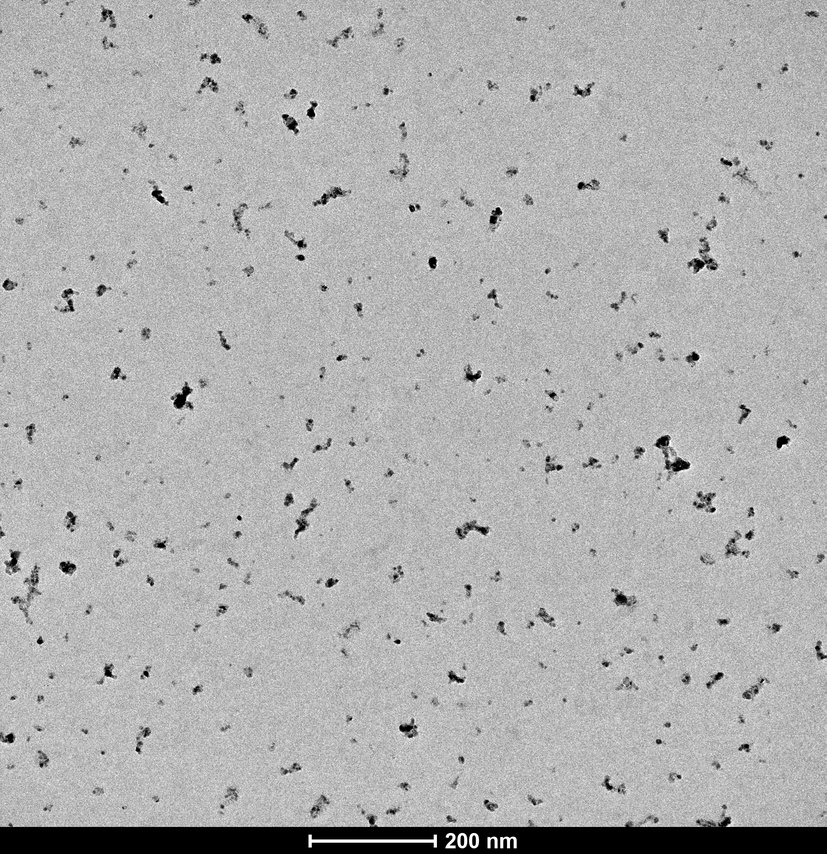
#> input picture sample_image_1.jpg, 827 x 854 px, shrunk from 2048 x 2115 before the run
$ python -i scale_bar.py   (imports and definitions only)
#> lines starting #> are read from the running program, lines starting #| are printed output that depends on the picture; after the words box and inside, x2 and y2 are one past the last pixel; in counts of white or black regions, pixels touching at a corner belong together
#> in detect_scale_bar, img is the input picture: shape (854, 827); min 0, max 255, mean 175.8
"""
Scale Bar Detection and OCR for Microscopy Images
==================================================

This module handles automatic detection and measurement of scale bars
in electron microscopy (SEM/TEM) images, plus OCR of the associated text labels.

Architecture:
-------------
1. Geometric detection (fast, robust, microscope-agnostic)
   - Locates the scale bar using shape analysis
   - Returns bar width in pixels + bounding box + mask

2. OCR text recognition (optional, enhances automation)
   - Reads "50 nm", "0.2 µm", etc. from the image
   - Converts units to nanometers automatically
   - Falls back to CLI parameter or filename if OCR fails

Key Design Decisions:
---------------------
- Geometry-first approach: works even without OCR backends
- Multi-polarity thresholding: handles both dark-on-light and light-on-dark bars
- Hough line fallback: catches thin "hairline" bars missed by blob detection
- Wide OCR search: looks in multiple regions (corners, full bottom strip)
- Filename parsing fallback: extracts scale from filenames like "sample_200nm.tif"
"""

import cv2
import numpy as np
from typing import Tuple, Optional
import os
import re

# Try to import OCR utilities (graceful degradation if unavailable)
try:
    from .ocr import ocr_read_number, parse_scale_text
except Exception:
    # Fallback stubs if OCR module isn't available
    # [5 lines left out: function ocr_read_number, not called in this run]

    def parse_scale_text(text: str):
        """Stub: OCR unavailable, returns None."""
        return None


# =============================================================================
# Helper Functions for Scale Bar Geometry Detection
# =============================================================================


def _bottom_band_roi(
    image: np.ndarray, frac: float = 0.25
) -> Tuple[np.ndarray, Tuple[int, int, int, int]]:
    """
    Extract bottom region of image where scale bars typically appear.

    Motivation:
    -----------
    Scale bars are almost always in the bottom portion of microscopy images.
    By restricting our search to this region, we:
    - Reduce false positives (fewer non-bar objects to consider)
    - Speed up processing (smaller region to analyze)
    - Improve robustness (avoid confusing particles/features as bars)

    Parameters
    ----------
    image : np.ndarray
        Grayscale input image (H x W)
    frac : float, default=0.25
        Fraction of image height to keep from bottom
        (0.25 = bottom 25% of image)

    Returns
    -------
    roi : np.ndarray
        Cropped bottom band (smaller height x same width)
    roi_box : (x, y, w, h)
        Bounding box of ROI in original image coordinates
        x=0, y=top_of_bottom_band, w=full_width, h=band_height

    Example
    -------
    For a 1000x800 image with frac=0.25:
    - Returns roi of shape (200 x 800)  [bottom 200 rows]
    - roi_box = (0, 800, 800, 200)
    """
#> called with frac = 0.25
    h, w = image.shape[:2]

    # Clamp fraction to sensible range (5% to 50% of image)
    frac = max(0.05, min(frac, 0.5))

    # Calculate starting row for bottom band
    y0 = int(h * (1.0 - frac))

    # Extract bottom rows
    roi = image[y0:h, 0:w]
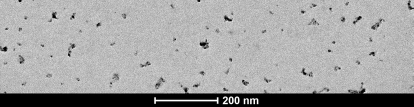
#> roi: shape (214, 827) (shown at 1/2 size); min 0, max 255, mean 161.3

    return roi, (0, y0, w, h - y0)


def _threshold_and_candidates(roi_gray: np.ndarray):
    """
    Generate candidate contours by thresholding in both polarities.

    Why both polarities?
    --------------------
    Different microscope manufacturers use different rendering:
    - Some: BLACK bar on LIGHT background (Otsu on original)
    - Others: WHITE bar on DARK background (Otsu on inverted)

    By trying both, we handle all cases without prior knowledge.

    Parameters
    ----------
    roi_gray : np.ndarray
        Grayscale region of interest (bottom band)

    Returns
    -------
    results : list of (binary_mask, contours)
        Two entries: [normal_polarity, inverted_polarity]
        Each entry contains:
        - binary_mask: thresholded image (uint8)
        - contours: list of detected contour arrays

    Algorithm
    ---------
    For each polarity:
    1. Apply Otsu's threshold (automatic optimal threshold selection)
    2. Morphological opening (remove salt-and-pepper noise)
    3. Find external contours (bar is an outer object)
    """
    results = []

    # Try both polarities: normal and inverted
    for invert in (False, True):
        # Invert image for second iteration
        g = roi_gray if not invert else (255 - roi_gray)

        # Otsu threshold: automatically determines optimal threshold value
        # Separates foreground (potential bars) from background
        _, bw = cv2.threshold(g, 0, 255, cv2.THRESH_BINARY + cv2.THRESH_OTSU)

        # Morphological opening: erosion followed by dilation
        # Removes small noise specks while preserving large structures (bars)
        kernel = cv2.getStructuringElement(cv2.MORPH_RECT, (3, 3))
        bw = cv2.morphologyEx(bw, cv2.MORPH_OPEN, kernel, iterations=1)

        # Find contours (boundaries of white regions)
        # RETR_EXTERNAL: only outermost contours (ignores holes)
        # CHAIN_APPROX_SIMPLE: compress contour representation
        contours, _ = cv2.findContours(bw, cv2.RETR_EXTERNAL, cv2.CHAIN_APPROX_SIMPLE)

        results.append((bw, contours))

    return results


def _score_bar_candidate(
    w: int,  # Width of bounding box
    h: int,  # Height of bounding box
    y_center: float,  # Vertical center position
    roi_h: int,  # ROI height (for normalization)
    solidity: float,  # Convexity measure (area / hull_area)
    extent: float,  # Rectangularity (area / bbox_area)
    dist_edge: float,  # Distance to nearest edge
) -> float:
    """
    Score a candidate blob based on how "scale-bar-like" it is.

    Scoring Intuition:
    ------------------
    Scale bars have distinctive geometric properties:
    1. HIGH aspect ratio (long and thin, typically 10:1 or more)
    2. HIGH solidity (solid shape, no internal holes)
    3. HIGH extent (fills its bounding box, rectangle-like)
    4. BOTTOM position (near bottom edge of ROI)
    5. CORNER/EDGE proximity (often hugs bottom-left or bottom-right)

    Parameters
    ----------
    w, h : int
        Bounding box dimensions in pixels
    y_center : float
        Vertical center of blob within ROI
    roi_h : int
        Total ROI height (for normalizing vertical position)
    solidity : float in [0, 1]
        Area / ConvexHullArea (1.0 = perfectly convex)
    extent : float in [0, 1]
        Area / BoundingBoxArea (1.0 = perfect rectangle)
    dist_edge : float
        Minimum distance to any edge (in pixels)

    Returns
    -------
    score : float
        Weighted composite score (higher = more bar-like)
        Range: approximately [0, 1]

    Weights
    -------
    45% - Aspect ratio (dominant feature)
    20% - Solidity (second most important)
    15% - Extent (rectangular shape)
    10% - Vertical position (prefer bottom)
    10% - Edge proximity (prefer corners)
    """

    # Aspect ratio: width / height (avoid division by zero)
    aspect = w / max(h, 1)

    # Ideal vertical position: ~90% down in ROI (near bottom)
    # Score decreases linearly as distance from 0.9 increases
    near_bottom = 1.0 - abs((y_center / max(roi_h, 1)) - 0.9)

    # Composite weighted score
    score = (
        0.45 * min(aspect / 12.0, 1.0)  # Saturate at aspect ratio 12
        + 0.20 * min(solidity, 1.0)  # Already normalized [0, 1]
        + 0.15 * min(extent / 0.85, 1.0)  # Target extent ~0.85
        + 0.10 * near_bottom  # Prefer bottom positions
        + 0.10 * (1.0 - min(dist_edge / 30.0, 1.0))  # Prefer within 30px of edge
    )

    return float(score)


def _mask_from_bbox(
    shape: Tuple[int, int], bbox: Tuple[int, int, int, int], pad: int = 2
) -> np.ndarray:
    """
    Create binary mask covering scale bar region (for exclusion from analysis).

    Purpose:
    --------
    After detecting the scale bar, we must EXCLUDE it from particle analysis.
    Otherwise, the bar itself would be counted as a giant "particle"!

    This function creates a binary mask that can be applied to zero-out
    the scale bar region during segmentation.

    Parameters
    ----------
    shape : (H, W)
        Full image dimensions
    bbox : (x, y, w, h)
        Scale bar bounding box in full-image coordinates
    pad : int, default=2
        Padding around bbox (ensures we mask adjacent text too)

    Returns
    -------
    mask : np.ndarray, shape=(H, W), dtype=uint8
        Binary mask: 0 everywhere, 255 in bar region

    Example
    -------
    >>> mask = _mask_from_bbox((1000, 800), (50, 950, 200, 10), pad=5)
    >>> # Mask is 255 in rectangle (45, 945) to (255, 965)
    >>> # Can be used: binary_image[mask > 0] = False
    """
    H, W = shape[:2]
    x, y, w, h = bbox

    # Apply padding (with boundary clipping)
    x0 = max(x - pad, 0)
    y0 = max(y - pad, 0)
    x1 = min(x + w + pad, W)
    y1 = min(y + h + pad, H)

    # Create blank mask
    mask = np.zeros((H, W), dtype=np.uint8)

    # Fill bar region with 255
    mask[y0:y1, x0:x1] = 255

    return mask


# =============================================================================
# Main Detection Functions
# =============================================================================
# def _detect_text_region(
#     image: np.ndarray, bar_bbox: Tuple[int, int, int, int]
# ) -> Optional[Tuple[int, int, int, int]]:
#     """
#     Detect text region near the scale bar.

#     Returns bbox (x, y, w, h) of text region, or None if not found.
#     """
#     x, y, w, h = bar_bbox
#     H, W = image.shape[:2]

#     # Search region: area to the right and below the bar
#     search_x1 = max(0, x - 50)
#     search_x2 = min(W, x + w + 200)
#     search_y1 = max(0, y - 30)
#     search_y2 = min(H, y + h + 50)

#     search_roi = image[search_y1:search_y2, search_x1:search_x2]

#     # Threshold to find text (usually darker than background)
#     _, binary = cv2.threshold(
#         search_roi, 0, 255, cv2.THRESH_BINARY_INV + cv2.THRESH_OTSU
#     )

#     # Find contours of potential text
#     contours, _ = cv2.findContours(binary, cv2.RETR_EXTERNAL, cv2.CHAIN_APPROX_SIMPLE)

#     text_boxes = []
#     for cnt in contours:
#         tx, ty, tw, th = cv2.boundingRect(cnt)
#         aspect = tw / max(th, 1)

#         # Text has moderate aspect ratio (not too wide like bar)
#         if 0.3 < aspect < 5.0 and tw > 5 and th > 5:
#             # Convert to full image coordinates
#             full_x = search_x1 + tx
#             full_y = search_y1 + ty
#             text_boxes.append((full_x, full_y, tw, th))

#     if text_boxes:
#         # Merge all text boxes into one region
#         min_x = min(box[0] for box in text_boxes)
#         min_y = min(box[1] for box in text_boxes)
#         max_x = max(box[0] + box[2] for box in text_boxes)
#         max_y = max(box[1] + box[3] for box in text_boxes)

#         return (min_x, min_y, max_x - min_x, max_y - min_y)

#     return None


def _detect_text_near_bar(
    image: np.ndarray, bar_bbox: Tuple[int, int, int, int]
) -> Optional[Tuple[int, int, int, int]]:
    """
    Detect text region near scale bar.

    Returns:
        (x, y, w, h) bounding box of text, or None
    """
    x, y, w, h = bar_bbox
    H, W = image.shape[:2]

    # Search region: expand around bar
    search_x1 = max(0, x - 100)
    search_x2 = min(W, x + w + 150)
    search_y1 = max(0, y - 50)
    search_y2 = min(H, y + h + 50)

    roi = image[search_y1:search_y2, search_x1:search_x2]

    # Threshold to find dark text
    _, binary = cv2.threshold(roi, 0, 255, cv2.THRESH_BINARY_INV + cv2.THRESH_OTSU)

    # Find contours
    contours, _ = cv2.findContours(binary, cv2.RETR_EXTERNAL, cv2.CHAIN_APPROX_SIMPLE)

    text_candidates = []
    for cnt in contours:
        cx, cy, cw, ch = cv2.boundingRect(cnt)
        aspect = cw / max(ch, 1)

        # Text has moderate aspect ratio (not long like bar)
        if 0.2 < aspect < 8.0 and cw > 8 and ch > 8 and cw < w * 2:
            # Convert to full image coordinates
            full_x = search_x1 + cx
            full_y = search_y1 + cy
            text_candidates.append((full_x, full_y, cw, ch))

    if text_candidates:
        # Merge all text boxes
        min_x = min(box[0] for box in text_candidates)
        min_y = min(box[1] for box in text_candidates)
        max_x = max(box[0] + box[2] for box in text_candidates)
        max_y = max(box[1] + box[3] for box in text_candidates)

        return (min_x, min_y, max_x - min_x, max_y - min_y)

    return None


def detect_scale_bar(
    image_path: str,
    save_debug: bool = True,
    debug_dir: str = "outputs/figures",
) -> Tuple[int, Tuple[int, int, int, int], np.ndarray, np.ndarray]:
    """
    Detect scale bar using hybrid geometry + Hough line approach.

    Detection Pipeline:
    -------------------
    1. Extract bottom-band ROI (where bars live)
    2. Threshold in both polarities (dark bar / light bar)
    3. Evaluate each blob using geometric scoring
    4. Keep highest-scoring candidate
    5. If no candidate found, fall back to Hough line detection
    6. Return bar width (pixels), bbox, mask, visualization

    Robustness Features:
    --------------------
    - Handles both dark-on-light and light-on-dark bars
    - Handles thick "blob" bars and thin "hairline" bars
    - Microscope-agnostic (no assumptions about specific formats)
    - Debug visualizations for troubleshooting

    Parameters
    ----------
    image_path : str
        Path to grayscale or color microscopy image
    save_debug : bool, default=True
        If True, save annotated images showing detection results
    debug_dir : str, default="outputs/figures"
        Folder for debug output images

    Returns
    -------
    width_px : int
        Detected scale bar length in pixels (width of bbox)
    bar_bbox : (x, y, w, h)
        Bounding box in full-image coordinates
    bar_mask : np.ndarray
        Binary mask (255 inside bar region, 0 elsewhere)
    roi_vis : np.ndarray
        BGR visualization of ROI with detected bar highlighted

    Raises
    ------
    ValueError
        If image cannot be read or no scale bar detected
    """

    # Step 0: Load image in grayscale
    img = cv2.imread(image_path, cv2.IMREAD_GRAYSCALE)
    if img is None:
        raise ValueError(f"Failed to read image: {image_path}")

    # Step 1: Extract bottom-band ROI (reduce search space)
    roi, (rx, ry, rw, rh) = _bottom_band_roi(img, frac=0.25)
#> rx = 0; ry = 640; rw = 827; rh = 214

    # Step 2: Generate and score candidate blobs
    best = None  # Will hold: (score, width_px, bbox_full, bar_mask, roi_vis)

    for bw, contours in _threshold_and_candidates(roi):
        for cnt in contours:
            if len(cnt) < 5:
                continue

            x, y, cw, ch = cv2.boundingRect(cnt)

            if ch < 1 or cw < 10:
                continue

            aspect = cw / max(ch, 1)
            if aspect < 5.0:
                continue

            # CRITICAL: Reject candidates that are too large (entire black strips)
            # Scale bar should be thin - reject if height is too large
            if ch > min(50, rh * 0.2):  # Max 50 pixels OR 20% of ROI height
                continue

            # Also reject if the bar is suspiciously wide (covers most of bottom)
            if cw > rw * 0.7:  # Wider than 70% of image width
                continue

            area = cv2.contourArea(cnt)
            rect_area = cw * ch
            extent = area / max(rect_area, 1)

            hull = cv2.convexHull(cnt)
            hull_area = cv2.contourArea(hull)
            solidity = area / max(hull_area, 1)

            dist_edge = min(x, y, rw - (x + cw), rh - (y + ch))

            score = _score_bar_candidate(
                w=cw,
                h=ch,
                y_center=y + ch / 2.0,
                roi_h=rh,
                solidity=solidity,
                extent=extent,
                dist_edge=dist_edge,
            )

            bbox_full = (x + rx, y + ry, cw, ch)
            bar_mask = _mask_from_bbox(img.shape, bbox_full, pad=2)

            if (
                (best is None)
                or (score > best[0])
                or (score == best[0] and cw > best[1])
            ):
                roi_vis = cv2.cvtColor(roi.copy(), cv2.COLOR_GRAY2BGR)
                cv2.rectangle(roi_vis, (x, y), (x + cw, y + ch), (0, 255, 255), 2)
                best = (score, cw, bbox_full, bar_mask, roi_vis)
#> this loop made 2 passes
#> after the loop, best = 5 items

    # Step 3: Fallback to Hough line detection for thin bars
    if best is None:
        edges = cv2.Canny(roi, 50, 150, apertureSize=3)
        lines = cv2.HoughLinesP(
            edges,
            rho=1,
            theta=np.pi / 180,
            threshold=60,
            minLineLength=max(roi.shape[1] // 8, 10),
            maxLineGap=10,
        )

        if lines is not None and len(lines) > 0:
            best_len = 0
            best_bbox = None

            for x1, y1, x2, y2 in lines[:, 0, :]:
                length = int(np.hypot(x2 - x1, y2 - y1))

                if length > best_len and abs(y2 - y1) <= 3:
                    best_len = length
                    x = min(x1, x2)
                    y = min(y1, y2)
                    best_bbox = (x + rx, y + ry, max(1, best_len), 3)

            if best_bbox is not None:
                width_px = int(best_bbox[2])
                bar_mask = _mask_from_bbox(img.shape, best_bbox, pad=2)

                roi_vis = cv2.cvtColor(roi.copy(), cv2.COLOR_GRAY2BGR)
                cv2.rectangle(
                    roi_vis,
                    (best_bbox[0] - rx, best_bbox[1] - ry),
                    (
                        best_bbox[0] - rx + best_bbox[2],
                        best_bbox[1] - ry + best_bbox[3],
                    ),
                    (0, 255, 0),
                    2,
                )

                if save_debug:
                    os.makedirs(debug_dir, exist_ok=True)
                    cv2.imwrite(f"{debug_dir}/scale_candidates_hough.png", roi_vis)

                return width_px, best_bbox, bar_mask, roi_vis

        raise ValueError("Scale bar not detected.")

    # Step 4: Extract results from best blob candidate
    _, width_px, bbox_full, bar_mask, roi_vis = best
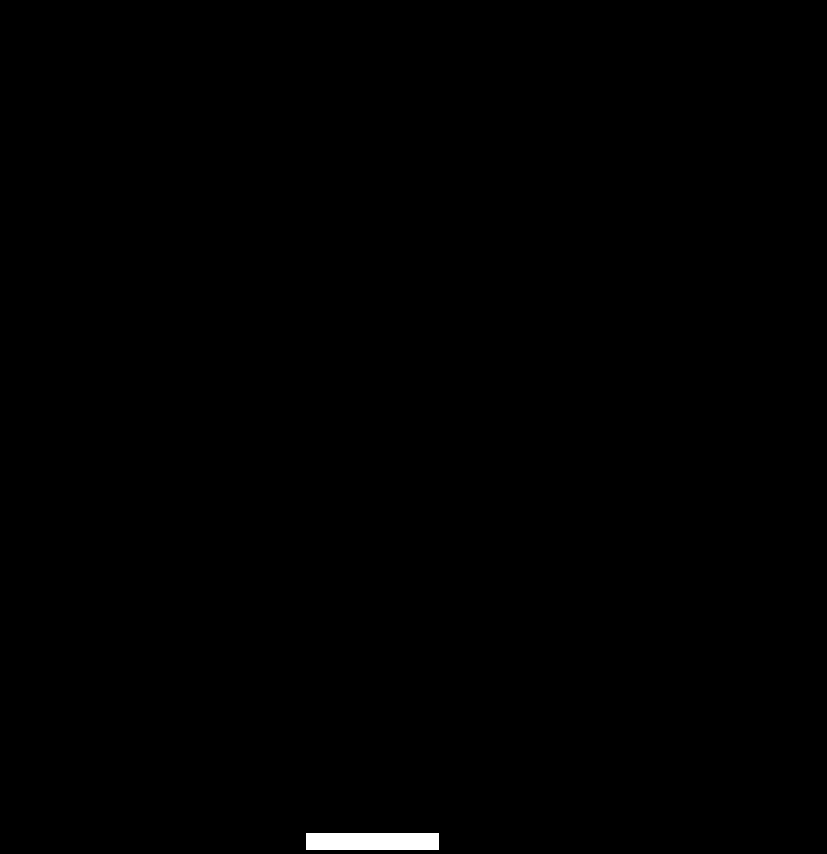
#> bar_mask: shape (854, 827); 0.32% white; 1 white region, box (x1, y1, x2, y2) and area: (306, 833, 439, 850) 2261
#> width_px = 129; bbox_full = (308, 835, 129, 13)

    # Step 5: Save debug visualizations
    if save_debug:
        os.makedirs(debug_dir, exist_ok=True)

        dbg = cv2.cvtColor(img.copy(), cv2.COLOR_GRAY2BGR)
        x, y, w, h = bbox_full
#> x = 308; y = 835; w = 129; h = 13
        cv2.rectangle(dbg, (x, y), (x + w, y + h), (0, 255, 255), 2)
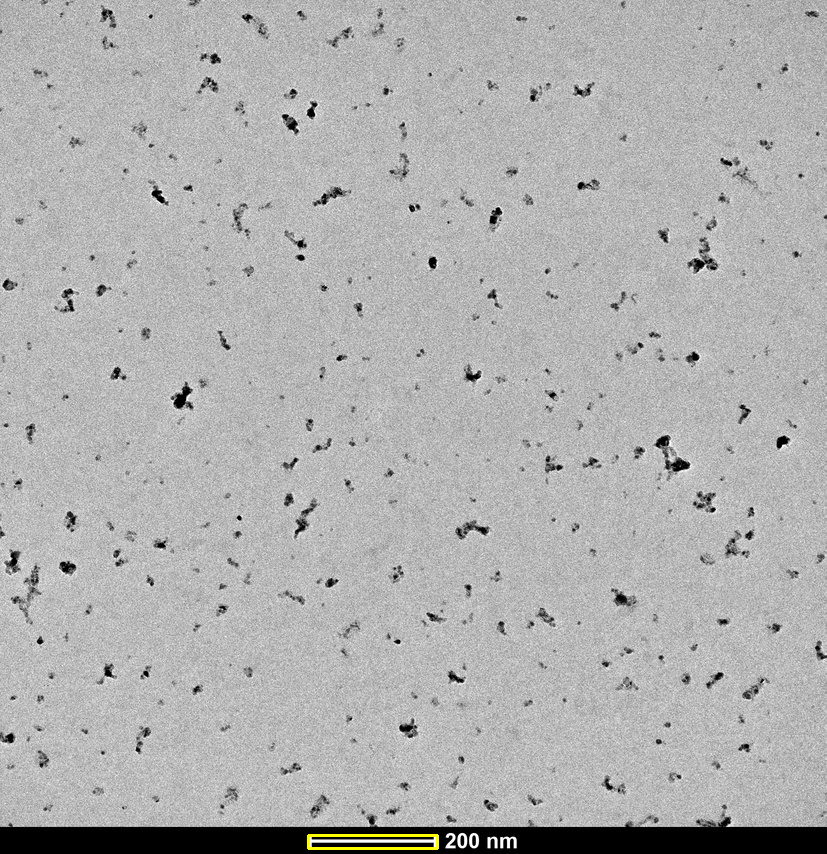
#> dbg: shape (854, 827, 3); 0.12% of pixels changed, all inside (x1, y1, x2, y2) = (307, 834, 439, 850)
        cv2.imwrite(f"{debug_dir}/scale_bar_final.png", dbg)

        cv2.imwrite(f"{debug_dir}/scale_candidates.png", roi_vis)

    # [7 lines of commented-out code are left out]
    text_bbox = _detect_text_near_bar(img, bbox_full)
#> in _detect_text_near_bar, `x, y, w, h = bar_bbox`: x = 308; y = 835; w = 129; h = 13
#> in _detect_text_near_bar, `H, W = image.shape[:2]`: H = 854; W = 827
#> in _detect_text_near_bar, `search_x1 = max(0, x - 100)`: search_x1 = 208
#> in _detect_text_near_bar, `search_x2 = min(W, x + w + 150)`: search_x2 = 587
#> in _detect_text_near_bar, `search_y1 = max(0, y - 50)`: search_y1 = 785
#> in _detect_text_near_bar, `search_y2 = min(H, y + h + 50)`: search_y2 = 854
#> in _detect_text_near_bar, `roi = image[search_y1:search_y2, search_x1:search_x2]`:
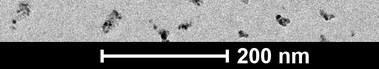
#> roi: shape (69, 379); min 0, max 255, mean 120.1
#> in _detect_text_near_bar, `_, binary = cv2.threshold(roi, 0, 255, cv2.THRESH_BINARY_INV + cv2.THR..`:
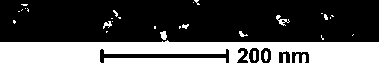
#> binary: shape (69, 379); 36.2% white; 29 white regions (21 under 20 px)
#> in _detect_text_near_bar, `contours, _ = cv2.findContours(binary, cv2.RETR_EXTERNAL, cv2.CHAIN_AP..`: contours = 27 contours, 23 with area under 20; largest, box (x1, y1, x2, y2) and area: (0, 40, 379, 69) 9834, (276, 15, 290, 26) 36, (160, 31, 167, 40) 33, (103, 21, 112, 29) 20
#> the loop in _detect_text_near_bar, `for cnt in contours:` made 27 passes
#> (cx, cy, cw, ch, aspect, full_x, full_y) on pass 17: (276, 15, 14, 11, 1.27, 484, 800)
#> (the rest of the program and of its run is left out)
